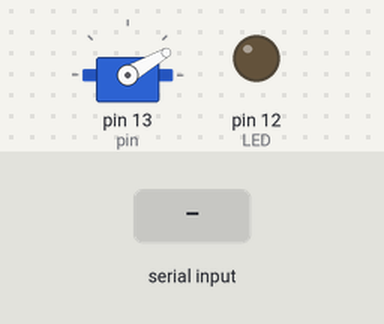
Bench run of a sketch on a simulated Arduino Uno, built with avr-gcc and run on an emulated ATmega328P. On the bench: servo, output pins drawn as LEDs (lit = HIGH). The inputs (shaded band) are chosen by the test bench.

Above: at 2.2 s.
2.3 s: "1" received over Serial
At 3.6 s:
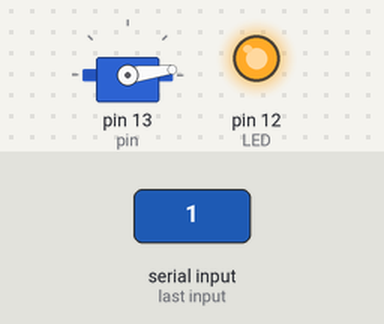
3.9 s: "0" received over Serial
At 4.8 s:
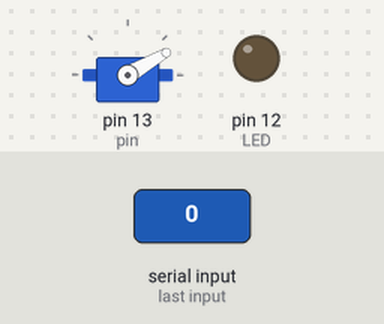
Timing chart, 0 to 6.9 s (numbered marks = the images above; inputs shaded):
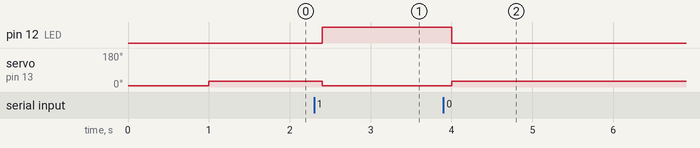

The sketch:

LightSwitch.ino
```cpp
char val; // variable to receive data from the serial port
char preval;
int pin = 13;
int LED = 12;

#include <Servo.h>
Servo myservo;

void setup() {
  myservo.attach(pin);
  pinMode(LED, OUTPUT);
  Serial.begin(9600);       // start serial communication at 9600bps
  lightsOn();
  delay(1000);
  lightsOff();
}

void loop() {
  if( Serial.available() )       // if data is available to read
  {
    val = Serial.read();         // read it and store it in 'val'
  }

  if (( val == '1' ) && (preval != val) ){
    lightsOn();
    preval = val;
    digitalWrite(LED, HIGH);
  } else if(( val == '0' ) && (preval != val) ) {
    lightsOff();

    preval = val;
    digitalWrite(LED, LOW);
  }

  delay(100);                   // wait 100ms for next reading
}

void lightsOn() {
    myservo.write(7);              // tell servo to go to position in variable 'pos'
}

void lightsOff() {
    myservo.write(30);              // tell servo to go to position in variable 'pos'
}
```

Measured:
- after the input at 2.3 s, pin 12 (LED): LOW → HIGH after 0.10 s; servo on pin 13 (pin): 30° → 7° after 0.10 s
- after the input at 3.9 s, pin 12 (LED): HIGH → LOW after 0.10 s; servo on pin 13 (pin): 7° → 30° after 0.10 s
